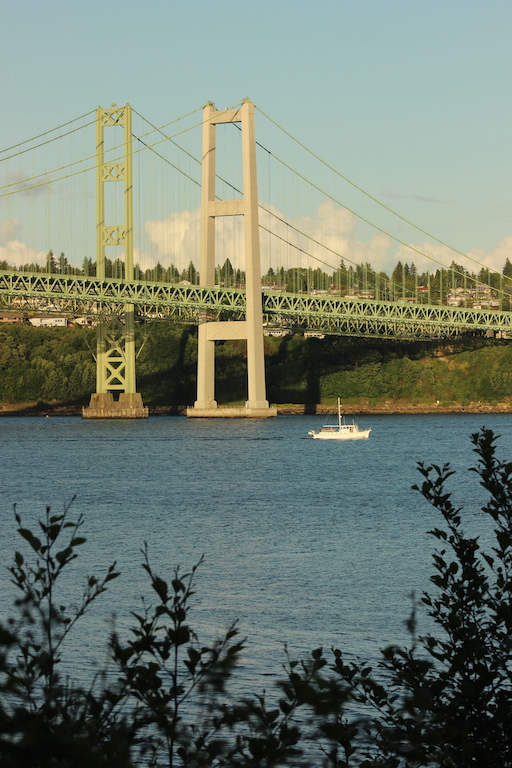
%> input picture Project8/Bridges.jpeg, 512 x 768 px
$ octave Project8CodePart2.m   (GNU Octave 9; MATLAB toolbox functions it lacks are replaced by stand-ins)
%> lines starting %> are read from the running program, lines starting %| are printed output that depends on the picture
%Housekeeping commands
clear all
close all

Bayes('beyl',20)
Bayes('beyl',30)
Bayes('beyl',40)

function Bayes(wav,s)
%> called with wav = 'beyl', s = 20
    blankreigion=[0.0013 0.1523;0.6445 1]; %array for ratio of blank region

    Bridges=imread('Bridges.jpeg'); %Reading in input
%> Bridges is the input picture: size 768x512x3 uint8; mean R, G, B 113.4, 124.8, 112.4
    Bridges=cast(im2gray(Bridges),'double'); %converting to graycale
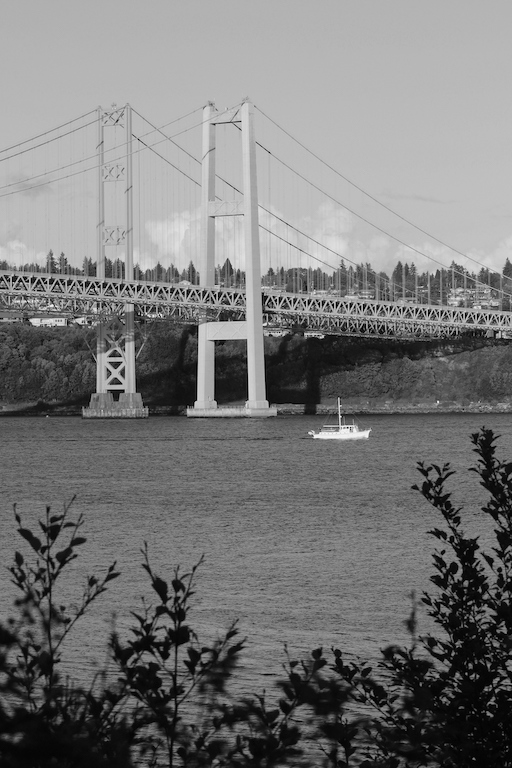
%> Bridges: size 768x512 double; min 0, max 247, mean 120
    noise=cast(floor(randn(size(Bridges)).*s),'double'); %creating noise
    NoisyBridge=Bridges+noise; %adding noise
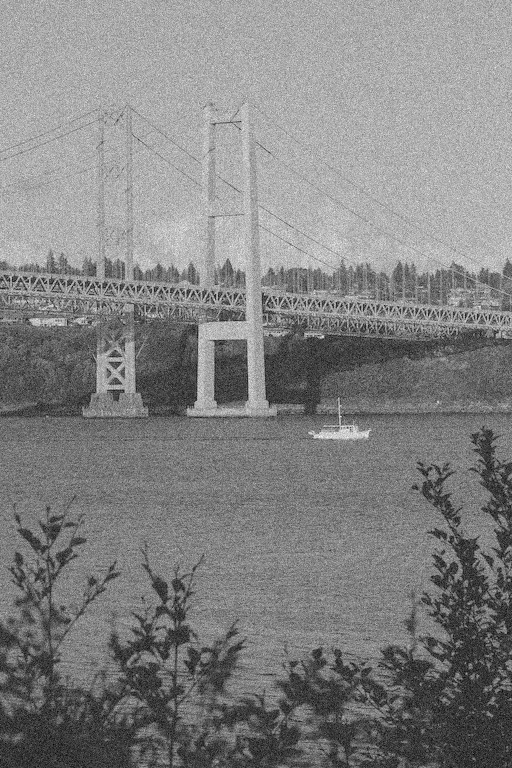
%> NoisyBridge: size 768x512 double; min -73, max 303, mean 119.5; drawn with min black and max white

    figure
    imagesc(NoisyBridge)
    colormap("gray")
    title({'Noisy Image','Sigma:'+string(s)})
    axis off image
    exportgraphics(gcf,'NoiseS'+string(s)+'.png','Resolution',300)
%> (this line was passed over: exportgraphics is not available in this run)

%> (the run ends here)
